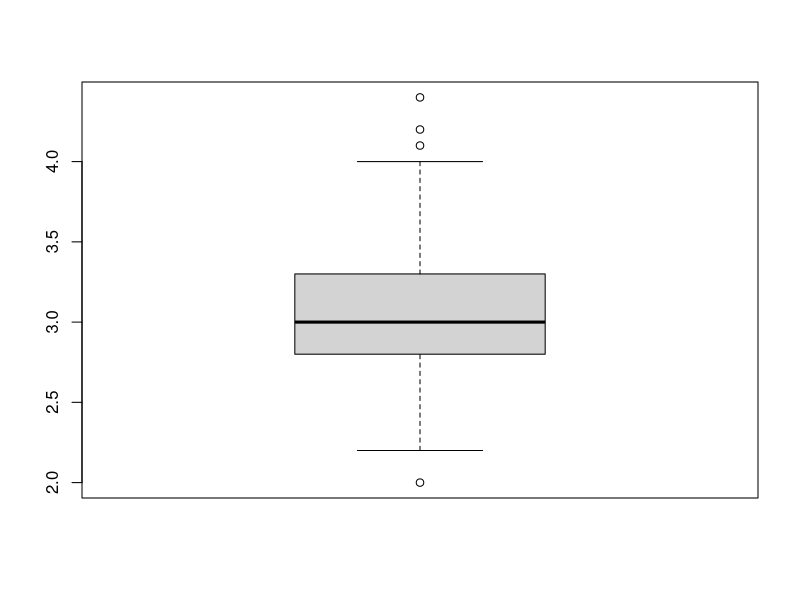

Write the R code that produced this figure.

# importar datos
datos <- iris


# seleccionamos una variable en forma de vector (valores)
dvector = datos[,2]

# dibujamos el boxplot
boxplot(dvector)


# Identificar valores atipicos
boxplot.stats(dvector)
boxplot.stats(dvector)$out

aux = boxplot.stats(dvector)

# Identificar la fila de la observacion con valores atipicos
outliers <- aux$out
id = which(dvector %in% outliers)
dvector[id]